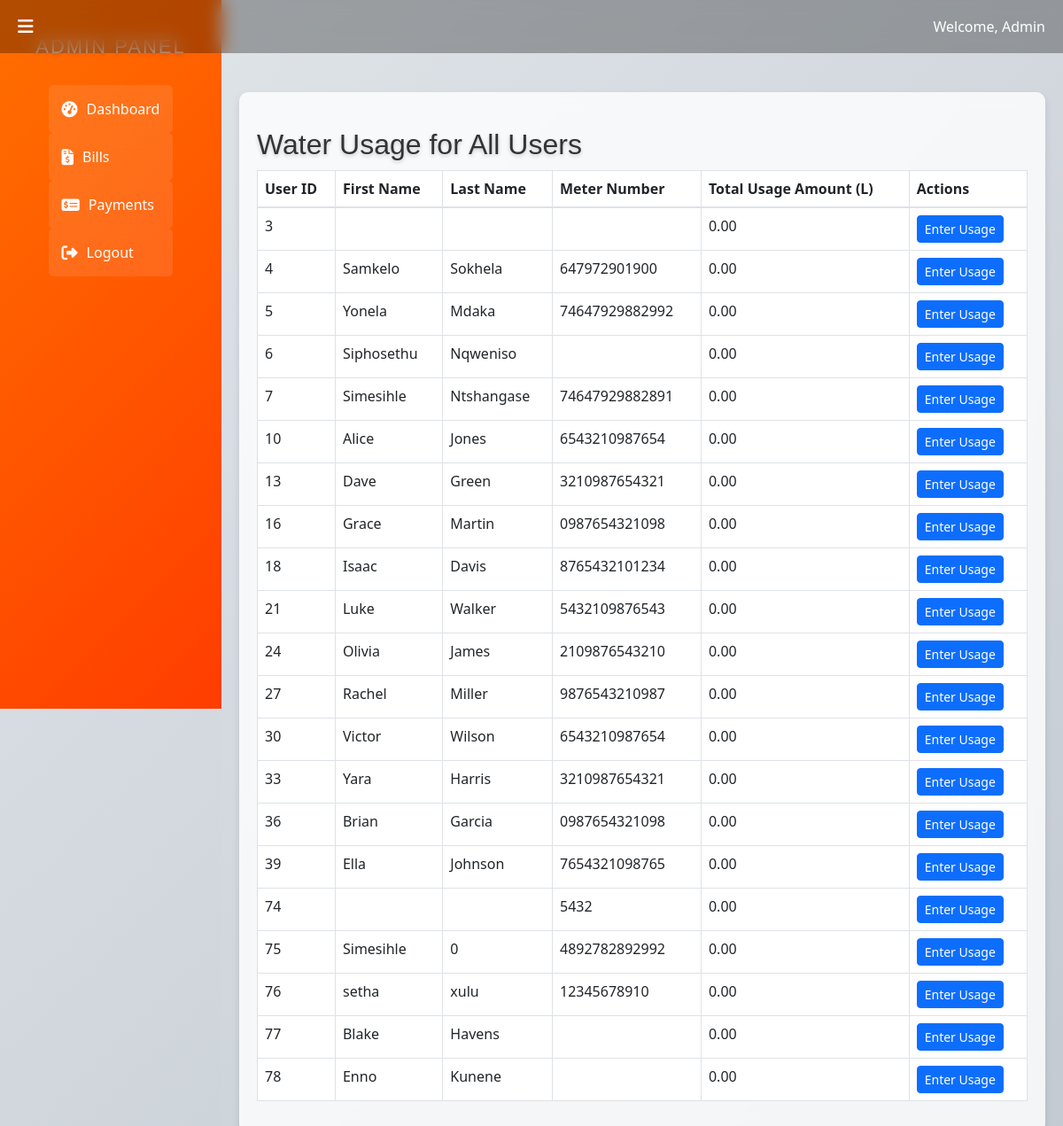
Page /junioradmin/generate_reports.php (signed in) on the committed database.
### tables this page shows
CREATE TABLE `users` (
  `id` int(11) NOT NULL,
  `email` varchar(255) NOT NULL,
  `password` varchar(255) NOT NULL,
  `role` varchar(10) NOT NULL DEFAULT 'admin',
  `id_number` varchar(20) DEFAULT NULL,
  `first_name` varchar(50) DEFAULT NULL,
  `last_name` varchar(50) DEFAULT NULL,
  `user_type` enum('residential','commercial','industrial') NOT NULL DEFAULT 'residential',
  `meter_number` varchar(255) NOT NULL,
  `usage_amount` decimal(10,2) DEFAULT 0.00,
  `date_of_birth` date DEFAULT NULL,
  `city` varchar(100) DEFAULT NULL,
  `postcode` varchar(20) DEFAULT NULL,
  `state` varchar(50) DEFAULT NULL
);

### junioradmin/generate_reports.php (the view, shortened to what this page needs)
<?php
$servername = "localhost";
$username = "root";
$password = "";
$dbname = "municipal_billing";
$conn = new mysqli($servername, $username, $password, $dbname);
$sql = "
    SELECT
        u.id AS user_id,
        u.first_name,
        u.last_name,
        u.meter_number,
        IFNULL(SUM(ua.amount_used), 0) AS total_usage_amount
    FROM users u
    LEFT JOIN bills b ON u.id = b.resident_id AND b.service_type = 'Water'
    LEFT JOIN usage_amount ua ON u.id = ua.user_id
    WHERE u.user_type = 'residential'
    GROUP BY u.id, u.first_name, u.last_name, u.meter_number
";
$result = $conn->query($sql);
?>
<?php include 'includes/header.php'; ?>
<?php include 'includes/navbar.php'; ?>
<div class="main-content">
    <div class="container mt-4">
        <h2>Water Usage for All Users</h2>
        <table class="table table-bordered">
            <thead>
                <tr>
                    <th>User ID</th>
                    <th>First Name</th>
                    <th>Last Name</th>
                    <th>Meter Number</th>
                    <th>Total Usage Amount (L)</th>
                    <th>Actions</th>
                </tr>
            </thead>
            <tbody>
                <?php while ($row = $result->fetch_assoc()) { ?>
                    <tr>
                        <td><?php echo $row['user_id']; ?></td>
                        <td><?php echo $row['first_name']; ?></td>
                        <td><?php echo $row['last_name']; ?></td>
                        <td><?php echo $row['meter_number']; ?></td>
                        <td><?php echo number_format($row['total_usage_amount'], 2); ?></td>
                        <td>
                            <button class="btn btn-primary btn-sm" data-bs-toggle="modal" data-bs-target="#editUsageModal<?php echo $row['user_id']; ?>">
                                Enter Usage
                            </button>
                        </td>
                    </tr>
                <?php } ?>
            </tbody>
        </table>
    </div>
</div>
<?php include 'includes/footer.php'; ?>

### junioradmin/includes/header.php (style rules this page uses)
body { background: linear-gradient(135deg, #e0e5e9, #c2c9d1); background-blend-mode: overlay; display: flex; color: #333; }
.main-content { margin-left: 250px; padding: 80px 20px 20px; transition: margin-left 0.3s ease; width: 100%; position: relative; }
.container { max-width: 1200px; margin: 0 auto; padding: 20px; background: rgba(255, 255, 255, 0.8); border-radius: 10px; box-shadow: 0 4px 8px rgba(0, 0, 0, 0.1); backdrop-filter: blur(10px); transition: box-shadow 0.3s ease; }
.main-content::before { content: ''; position: absolute; top: 0; left: 0; width: 100%; height: 100%; background: rgba(255, 255, 255, 0.1); opacity: 0.2; animation: lighting 2s infinite ease-in-out; z-index: -1; }
h1, h2, h3, h4, h5, h6 { color: #333; font-family: 'Arial', sans-serif; text-shadow: 0 2px 4px rgba(0, 0, 0, 0.2); margin-top: 20px; margin-bottom: 10px; font-weight: normal; }
h2 { font-size: 2rem; }

### rows in the picture
users: id "3", total_usage_amount "0.00"
users: id "4", first_name "Samkelo", last_name "Sokhela", meter_number "647972901900", total_usage_amount "0.00"
users: id "5", first_name "Yonela", last_name "Mdaka", meter_number "74647929882992", total_usage_amount "0.00"
users: id "6", first_name "Siphosethu", last_name "Nqweniso", total_usage_amount "0.00"
users: id "7", first_name "Simesihle", last_name "Ntshangase", meter_number "74647929882891", total_usage_amount "0.00"
users: id "10", first_name "Alice", last_name "Jones", meter_number "6543210987654", total_usage_amount "0.00"
users: id "13", first_name "Dave", last_name "Green", meter_number "3210987654321", total_usage_amount "0.00"
users: id "16", first_name "Grace", last_name "Martin", meter_number "0987654321098", total_usage_amount "0.00"
users: id "18", first_name "Isaac", last_name "Davis", meter_number "8765432101234", total_usage_amount "0.00"
users: id "21", first_name "Luke", last_name "Walker", meter_number "5432109876543", total_usage_amount "0.00"
users: id "24", first_name "Olivia", last_name "James", meter_number "2109876543210", total_usage_amount "0.00"
users: id "27", first_name "Rachel", last_name "Miller", meter_number "9876543210987", total_usage_amount "0.00"
users: id "30", first_name "Victor", last_name "Wilson", meter_number "6543210987654", total_usage_amount "0.00"
users: id "33", first_name "Yara", last_name "Harris", meter_number "3210987654321", total_usage_amount "0.00"
users: id "36", first_name "Brian", last_name "Garcia", meter_number "0987654321098", total_usage_amount "0.00"
users: id "39", first_name "Ella", last_name "Johnson", meter_number "7654321098765", total_usage_amount "0.00"
users: id "74", meter_number "5432", total_usage_amount "0.00"
users: id "75", first_name "Simesihle", last_name "0", meter_number "4892782892992", total_usage_amount "0.00"
users: id "76", first_name "setha", last_name "xulu", meter_number "12345678910", total_usage_amount "0.00"
users: id "77", first_name "Blake", last_name "Havens", total_usage_amount "0.00"
users: id "78", first_name "Enno", last_name "Kunene", total_usage_amount "0.00"

### other values in the picture
$loggedInUser "Admin"
